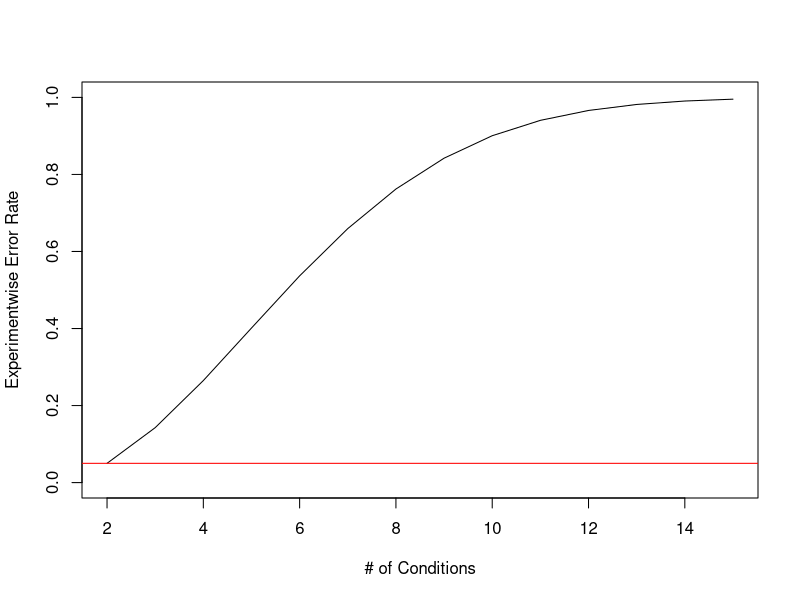
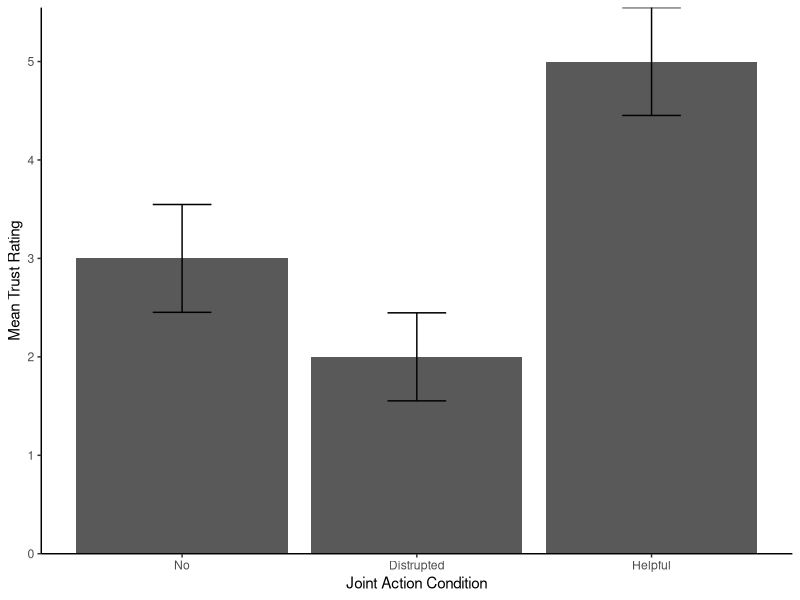

Reproduce these figures in R, in order.
## ---- chunk 1
knitr::opts_chunk$set(
  echo = TRUE,
  message = FALSE,
  warning = FALSE,
  fig.align = "center",
  fig.width = 4.25,
  fig.height = 4
)
## ---- chunk 2
Aew <-function(alpha,K){1-(1-alpha)^(K*(K-1)/2)} 
K=seq(2,15)
Aew.Report<-mapply(Aew, alpha=.05, K)

plot(K,Aew.Report, type='l', 
     xlab = "# of Conditions", ylab="Experimentwise Error Rate", ylim=c(0,1))
abline(h=.05, col='red')

## ---- chunk 3
### Build our data frame
n=5; k=3;
JA.Study<-
  data.frame(SubNum=seq(1:(k*n)),
           Condition=ordered(
                      c(rep("No",n),
                       rep("Helpful",n),
                       rep("Distrupted",n))
                      ),
           DV=c(2,3,5,3,2,5,4,7,4,5,2,3,3,1,1))
### Check the Means and SS Calculations with dplyr
library(dplyr)
Means.Table<-JA.Study %>%
  group_by(Condition) %>%
  summarise(N=n(),
            Means=mean(DV),
            SS=sum((DV-Means)^2),
            SD=sd(DV),
            SEM=SD/N^.5)
## ---- chunk 4
library(afex) # 

ANOVA.Table<-aov_car(DV~Condition + Error(SubNum), 
                  data=JA.Study)
ANOVA.Table
## ---- chunk 5
library(emmeans)
Fitted.Model<-emmeans(ANOVA.Table, ~Condition)
Fitted.Model
## ---- chunk 6
set1 <- list(
  H1_No.VS.H = c(0,1,-1),
  H2_No.VS.D = c(1,0,-1),
  H3_D.VS.H = c(-1,1,0))
## ---- chunk 7
c(sum(set1$H1_No.VS.H),sum(set1$H2_No.VS.D),sum(set1$H3_D.VS.H))
## ---- chunk 8
contrast(Fitted.Model, set1, adjust = "none") %>% summary(infer = TRUE)
## ---- chunk 9
Fitted.Model<-emmeans(ANOVA.Table, ~Condition)
summary(pairs(Fitted.Model, adjust='none'))
## ---- chunk 10
# Fitted.Model<-emmeans(ANOVA.Table, ~Condition) #we already created this
Fitted.Model
## ---- chunk 11
set2 <- list(
  H4 = c(-.5,1,-.5))
## ---- chunk 12
sum(set2$H4)
## ---- chunk 13
contrast(Fitted.Model, set2, adjust = "none")   %>% summary(infer = TRUE)
## ---- chunk 14
# Fitted.Model<-emmeans(ANOVA.Table, ~Condition) #we already created this
pairs(Fitted.Model, adjust='tukey') %>% summary(infer = TRUE)
## ---- chunk 15
# Fitted.Model<-emmeans(ANOVA.Table, ~Condition) #we already created this
contrast(Fitted.Model, set1, adjust = "mvt")  %>% summary(infer = TRUE)
## ---- chunk 16
# Fitted.Model<-emmeans(ANOVA.Table, ~Condition) #we already created this
contrast(Fitted.Model, set1, adjust = "bon")%>% summary(infer = TRUE)
## ---- chunk 17
contrast(Fitted.Model, set1, adjust = "sidak")  %>% summary(infer = TRUE)
## ---- chunk 18
SD.pooled = sqrt(ANOVA.Table$anova_table$MSE)
SD.pooled
## ---- chunk 19
Con.with.d<-emmeans(Fitted.Model, ~ Condition,adjust='none')
eff_size(Con.with.d, sigma = SD.pooled, edf = 12, method='pairwise') %>% summary()
## ---- chunk 20
Con.with.d.2<-contrast(Fitted.Model, set2, adjust = "none")
eff_size(Con.with.d.2, sigma = SD.pooled, edf = 12, method='identity') %>% summary()
## ---- chunk 21
library(pwr)
pwr.anova.test(k = 3, n = 5, f = 1.08, sig.level = 0.05, power = NULL)
## ---- chunk 22
pwr.t.test(n = 5, d = 2.16, power = NULL, sig.level = .05,
               type = c("two.sample"), alternative = c("two.sided"))
## ---- chunk 23
pwr.t.test(n = 5, d = 2.16, power = NULL, sig.level = .0167,
               type = c("two.sample"), alternative = c("two.sided"))
## ---- chunk 24
# Complete analysis below
# ANOVA

library(afex)
ANOVA.Table<-aov_car(DV~Condition + Error(SubNum), 
                  data=JA.Study)

Fitted.Model<-emmeans(ANOVA.Table, ~Condition)
set3 <- list(
  H1 = c(-1,2,-1),
  H2 = c(1,0,-1))

Planned<-contrast(Fitted.Model, set3, adjust = "none")

set4 <- list(
  H3 = c(-1,1,0),
  H4 = c(0,1,-1))

UnPlanned<-contrast(Fitted.Model, set4, adjust = "sidak")

# get effect size for PLANNED contrasts
SD.pooled = sqrt(ANOVA.Table$anova_table$MSE)
Planned.Effects<-eff_size(Planned, sigma = SD.pooled, edf = 12, method='identity') %>% summary()

# get effect size for UnPlanned contrasts
UnPlanned.Effects<-eff_size(UnPlanned, sigma = SD.pooled, edf = 12, method='identity') %>% summary()


# This merges them into two groups for effect size
JA.Study$H1test<-with(JA.Study,
     ifelse(Condition== "Distrupted" | Condition== "No", "Rest","Help"))

# Means
library(dplyr)
Means.H1<-JA.Study %>%
  group_by(H1test) %>%
  summarise(N=n(),
            Means=mean(DV),
            SD=sd(DV))
## ---- chunk 25
library(ggplot2)

Means.Table$Condition<-factor(Means.Table$Condition, 
                              levels = c("No","Distrupted","Helpful"),
                              labels = c("No","Distrupted","Helpful"))

Plot.1<-ggplot(Means.Table, aes(x = Condition, y = Means))+
  geom_col()+
  scale_y_continuous(expand = c(0, 0))+ # Forces plot to start at zero
  geom_errorbar(aes(ymax = Means + SEM, ymin= Means - SEM), 
                position=position_dodge(width=0.9), width=0.25)+
  xlab('Joint Action Condition')+
  ylab('Mean Trust Rating')+
  theme_bw()+
  theme(panel.grid.major=element_blank(),
        panel.grid.minor=element_blank(),
        panel.border=element_blank(),
        axis.line=element_line(),
        legend.title=element_blank())
Plot.1
